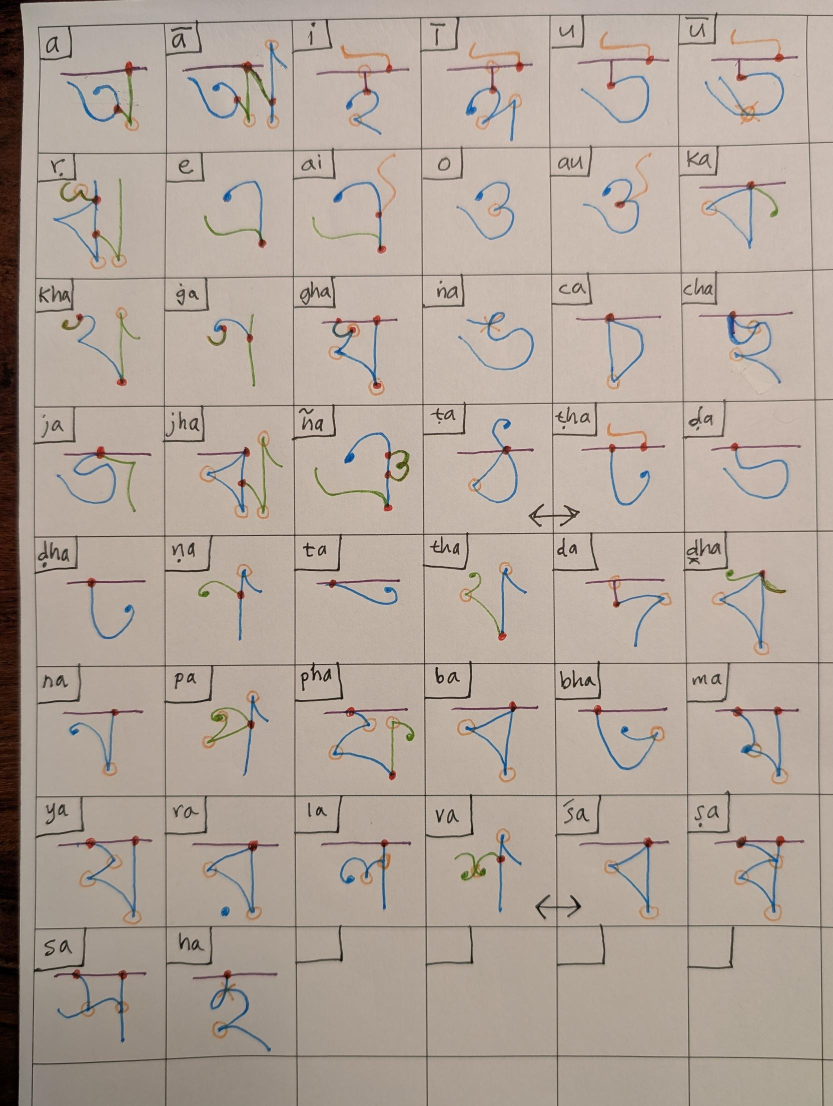
#> input picture scripts/script_analysis/hand_charts/bengali/page1.jpg, 1666 x 2212 px, given in place of top.jpg, which was not available (shown at 1/2 size)
$ python run2.py
#> lines starting #> are read from the running program, lines starting #| are printed output that depends on the picture; after the words box and inside, x2 and y2 are one past the last pixel; in counts of white or black regions, pixels touching at a corner belong together
### scripts/script_analysis/hand_charts/bengali/grid.py
import cv2, numpy as np
ROWS=[33,301,551,808,1069,1330,1592,1853,2112]; COLS=[71,329,587,848,1108,1366,1633]
NAMES="a ā i ī u ū ṛ e ai o au ka kha ga gha ṅa ca cha ja jha ña ṭa ṭha ḍa ḍha ṇa ta tha da dha na pa pha ba bha ma ya ra la va śa ṣa sa ha".split()
SWAPS=[("ṭa","ṭha"),("va","śa")]       # the user swapped these drawings between cells (two-headed arrows)
def cell_box(i,inset=7):
    r,c=divmod(i,6); return COLS[c]+inset,ROWS[r]+inset,COLS[c+1]-inset,ROWS[r+1]-inset
# [21 lines left out: functions page_masks, clean, not called in this run]


def lab_masks(im):
    """Ink classes from Lab colour relative to the local paper (robust to uneven lighting)."""
    lab=cv2.cvtColor(im,cv2.COLOR_BGR2LAB).astype(np.float32)
    bg=np.stack([cv2.medianBlur(lab[...,k].astype(np.uint8),61).astype(np.float32) for k in range(3)],-1)
    d=lab-bg; L,a,b=d[...,0],d[...,1],d[...,2]; ch=np.hypot(a,b)
    ink=(L<-22)
    m={}
    m["red"]=ink&(a>12)&(L<-55)&(b>-6)&(b<34)
    m["green"]=ink&(a<-7)&(b>8)
    m["blue"]=(L<-13)&(b<-8)&(a<5)&(a>-22)
    m["orange"]=(L<-12)&(a>3)&(b>12)&~m["red"]
    m["purple"]=ink&(a>4)&(b<6)&(b>-12)&(ch>6)&~m["red"]&~m["blue"]
    return {k:cv2.morphologyEx(v.astype(np.uint8),cv2.MORPH_OPEN,np.ones((2,2),np.uint8)) for k,v in m.items()}


from skimage.filters import apply_hysteresis_threshold as _hyst
def soft_masks(im):
    """Hysteresis version of lab_masks: faint pixels count when connected to confident ones."""
    lab=cv2.cvtColor(im,cv2.COLOR_BGR2LAB).astype(np.float32)
    bg=np.stack([cv2.medianBlur(lab[...,k].astype(np.uint8),61).astype(np.float32) for k in range(3)],-1)
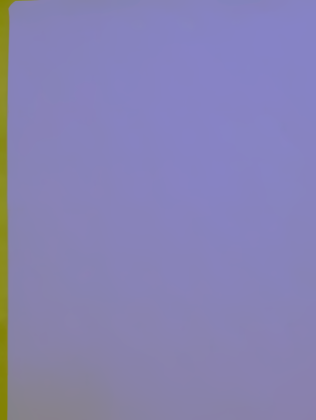
#> bg: shape (1677, 1263, 3) float32 (shown at 1/4 size); mean B, G, R 179.2, 128.9, 133.1
    d=lab-bg; L,a,b=d[...,0],d[...,1],d[...,2]
#> after `L, a, b = (d[..., 0], d[..., 1], d[..., 2])`:
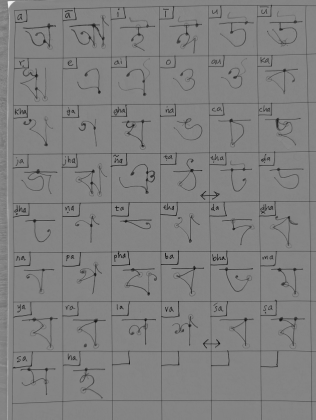
#> L: shape (1677, 1263) float32 (shown at 1/4 size); min -174, max 161, mean -5.3; drawn with min black and max white
#> after `L, a, b = (d[..., 0], d[..., 1], d[..., 2])`:
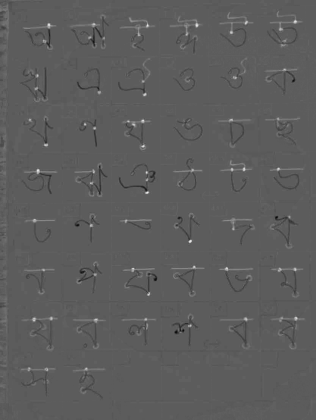
#> a: shape (1677, 1263) float32 (shown at 1/4 size); min -28, max 49, mean 0.1; drawn with min black and max white
#> after `L, a, b = (d[..., 0], d[..., 1], d[..., 2])`:
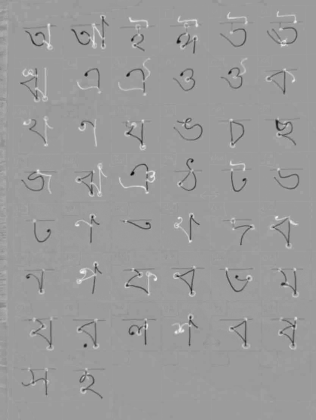
#> b: shape (1677, 1263) float32 (shown at 1/4 size); min -55, max 35, mean -0.2; drawn with min black and max white
    m=lab_masks(im)
#> in lab_masks, `ink=(L<-22)`:
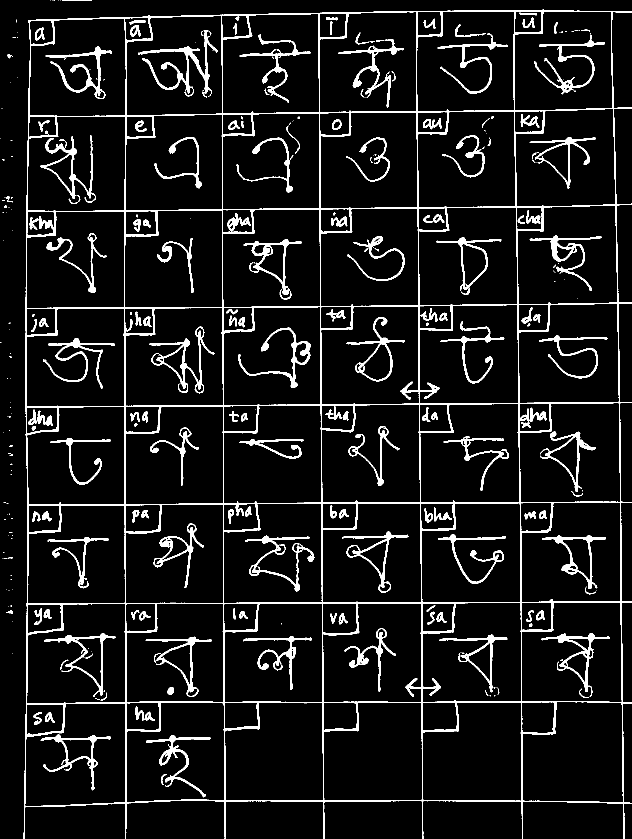
#> ink: shape (1677, 1263) bool (shown at 1/2 size); 7.9% white; 322 white regions (150 under 20 px), largest, box (x1, y1, x2, y2) and area: (47, 18, 1263, 1677) 73174, (276, 61, 436, 194) 3134, (299, 653, 429, 787) 2377
#> m = 5 items
    dark=(L<-9)
#> dark: shape (1677, 1263) bool; 10.2% white; 693 white regions (476 under 20 px), largest, box (x1, y1, x2, y2) and area: (47, 18, 1263, 1677) 92549, (276, 60, 436, 196) 3940, (677, 64, 808, 215) 3247
    blue_s=np.where(dark&(a<6)&(a>-24),-b,0); blue_s=np.maximum(blue_s,np.where((L<-50)&(b<-4)&(a<6)&(a>-24),9,0)); green_s=np.where(dark&(a<-2),b,0); purple_s=np.where(dark&(a>2)&(b<8)&(b>-14),a,0)
    out=dict(m)
#> out = 5 items
    out["blue"]=_hyst(blue_s,7,13).astype(np.uint8)&(~(m["green"]>0)).astype(np.uint8)
    out["green"]=_hyst(green_s,8,15).astype(np.uint8)
    out["purple"]=_hyst(purple_s,4.5,8).astype(np.uint8)&(~(m["blue"]>0)).astype(np.uint8)
    orange_s=np.where((L<-8)&(a>2)&(b>7)&(a<30),b,0)
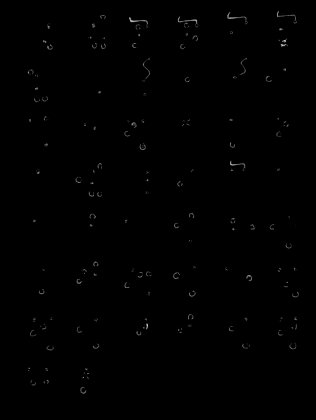
#> orange_s: shape (1677, 1263) float32 (shown at 1/4 size); min 0, max 34, mean 0.1; drawn with min black and max white
    out["orange"]=_hyst(orange_s,10,17).astype(np.uint8)&(~(m["red"]>0)).astype(np.uint8)
    return out

### scripts/script_analysis/hand_charts/bengali/extract.py
import os
import cv2, numpy as np, json, math
from grid import *; from trace import *
W,Hh=240,236
def plen(P): return sum(math.dist(a,b) for a,b in zip(P,P[1:]))
def blobs(m,minarea):
    n,lab,st,cen=cv2.connectedComponentsWithStats(m.astype(np.uint8),8)
    return [(i,st[i],cen[i]) for i in range(1,n) if st[i,4]>=minarea]
def join_gaps(strokes,maxgap=34):
    """join stroke ends of the same colour across short gaps when they point at each other"""
    changed=True
    while changed:
        changed=False
        for i in range(len(strokes)):
            for j in range(len(strokes)):
                if i>=j: continue
                A,B=strokes[i],strokes[j]
                for ea in (0,-1):
                    for eb in (0,-1):
                        pa,pb=A[ea],B[eb]; g=math.dist(pa,pb)
                        if g>maxgap or g<0.5:
                            if g<0.5: pass
                            else: continue
                        ta=tang([(p[1],p[0]) for p in A],ea,6); tb=tang([(p[1],p[0]) for p in B],eb,6)
                        v=np.array([pb[0]-pa[0],pb[1]-pa[1]],float); n=np.linalg.norm(v)
                        if n<1e-6: ok=True
                        else:
                            v/=n; ok=float(np.dot(ta,v))>0.8 and float(np.dot(tb,-v))>0.8 and float(np.dot(ta,-tb))>0.4
                        if ok:
                            a=A if ea==-1 else A[::-1]; b=B if eb==0 else B[::-1]
                            strokes[i]=a+b; strokes.pop(j); changed=True; break
                    if changed: break
                if changed: break
            if changed: break
    return strokes
def extract_cell(i,M,box=None):
    x0,y0=(box if box else cell_box(i)[:2]); sub={k:v[y0:y0+Hh,x0:x0+W] for k,v in M.items()}
    out={"strokes":[],"reds":[],"rings":[],"crosses":[],"accents":[]}
    for k,role in (("purple","struct"),("blue","body"),("green","second")):
        ss=[rdp(s,1.6) for s in trace_mask(sub[k]) ]; ss=[s for s in ss if plen(s)>=16]
        ss=join_gaps(ss,40)
        if k=="purple":      # spurs and halos around the red dots are not strokes: keep long strokes, and vertical short descenders
            def keep(s):
                xs=[p[0] for p in s]; ys=[p[1] for p in s]; diag=math.hypot(max(xs)-min(xs),max(ys)-min(ys))
                return diag>=34 or (diag>=26 and max(xs)-min(xs)<8)
            ss=[s for s in ss if keep(s)]
        out["strokes"]+= [{"role":role,"pts":[[round(x,1),round(y,1)] for x,y in s]} for s in ss]
    out["_snap"]=True
    out["balls"]=[]
    for k in ("blue","green"):
        mk=cv2.morphologyEx(sub[k].astype(np.uint8),cv2.MORPH_OPEN,np.ones((2,2),np.uint8)); dt=cv2.distanceTransform(mk,cv2.DIST_L2,5)
        # a ball terminal: a thick blob (radius >= 4.3 px; ordinary strokes are ~2.5-3.5) at the end of a stroke
        n,lab,st,cen=cv2.connectedComponentsWithStats((dt>=4.3).astype(np.uint8),8)
        for i_ in range(1,n):
            if st[i_,4]>=6: out["balls"].append([round(float(cen[i_][0]),1),round(float(cen[i_][1]),1),k])
    for i_,st,c in blobs(cv2.morphologyEx(sub["red"],cv2.MORPH_CLOSE,np.ones((3,3),np.uint8)),22): out["reds"].append([round(float(c[0]),1),round(float(c[1]),1),int(st[4])])
    om=cv2.morphologyEx(sub["orange"].astype(np.uint8),cv2.MORPH_CLOSE,cv2.getStructuringElement(cv2.MORPH_ELLIPSE,(5,5)))
    for i_,st,c in blobs(om,18):
        w,h,area=st[2],st[3],st[4]; comp=(cv2.connectedComponents(om)[1]==i_).astype(np.uint8)
        sk=skeletonize(comp>0).astype(np.uint8); length=int(sk.sum())
        cnts,hier=cv2.findContours(comp,cv2.RETR_CCOMP,cv2.CHAIN_APPROX_SIMPLE); has_hole=hier is not None and any(h_[3]>=0 for h_ in hier[0])
        ring=(0.55<w/max(h,1)<1.8) and 12<=max(w,h)<=52 and (area<0.62*w*h or has_hole)
        if not (ring and has_hole) and (max(w,h)>=48 or length>=55):
            tr=[rdp(s,1.6) for s in trace_mask(comp,close=5,prune_len=8)]; tr=[s for s in tr if plen(s)>=18]
            for s in tr:
                Ls=plen(s); xs_=[p[0] for p in s]; ys_=[p[1] for p in s]
                if math.dist(s[0],s[-1])<0.3*Ls or max(max(xs_)-min(xs_),max(ys_)-min(ys_))<45:      # a closed loop or a short bit: an orange ring, not an accent stroke
                    out["rings"].append([round((min(xs_)+max(xs_))/2,1),round((min(ys_)+max(ys_))/2,1),int(max(max(xs_)-min(xs_),max(ys_)-min(ys_)))])
                else: out["accents"].append({"role":"accent","pts":[[round(x,1),round(y,1)] for x,y in s]})
        elif ring: out["rings"].append([round(float(c[0]),1),round(float(c[1]),1),int(max(w,h))])
        else: out["crosses"].append([round(float(c[0]),1),round(float(c[1]),1),int(max(w,h))])
    hints=[(r[0],r[1],r[2]) for r in out["rings"]]+[(r[0],r[1],r[2]) for r in out["crosses"]]
    if hints and os.environ.get('ACUTE','1')=='1':        # re-trace blue/green with the rings as acute-tip hints (two strokes meeting tangentially, not a 3-way fork)
        import trace as _T; _T.FIRED.clear(); old=out["strokes"]
        keep=[s for s in out["strokes"] if s["role"] not in ("body","second")]; new=[]
        for k,role in (("blue","body"),("green","second")):
            ss=[rdp(s,1.6) for s in trace_mask(sub[k],hints=hints)]; ss=[s for s in ss if plen(s)>=16]; ss=join_gaps(ss,40)
            new+=[{"role":role,"pts":[[round(x,1),round(y,1)] for x,y in s]} for s in ss]
        out["strokes"]=keep+new if _T.FIRED else old      # only letters where the acute-tip rule fired take the re-trace
        out["acute"]=[list(p) for p in _T.FIRED]
    # snap stroke ends that stop short of a red dot onto it (the dot hides the ink under it), then re-join same-colour strokes that meet there
    for rx,ry,_ in out["reds"]:
        for s in out["strokes"]:
            for e_ in (0,-1):
                p=s["pts"][e_]
                if 2<math.dist(p,(rx,ry))<24: s["pts"].insert(0 if e_==0 else len(s["pts"]),[rx,ry])
    for role in ("struct","body","second"):
        grp=[s["pts"] for s in out["strokes"] if s["role"]==role]; rest=[s for s in out["strokes"] if s["role"]!=role]
        grp=join_gaps(grp,6); out["strokes"]=rest+[{"role":role,"pts":g} for g in grp]
    out.pop("_snap")
    return out
# [12 lines left out: function extra_accents, not called in this run]
# [6 lines that do not run on import are left out]

### scripts/script_analysis/hand_charts/bengali/trace.py
import cv2, numpy as np, math
from skimage.morphology import skeletonize
from grid import *
NB=[(-1,-1),(-1,0),(-1,1),(0,-1),(0,1),(1,-1),(1,0),(1,1)]
def rdp(P,eps):
    if len(P)<3: return P
    a=np.array(P[0]);b=np.array(P[-1]);ab=b-a;n=np.linalg.norm(ab)
    d=[abs(ab[0]*(p[1]-a[1])-ab[1]*(p[0]-a[0]))/n if n>0 else np.linalg.norm(np.array(p)-a) for p in P[1:-1]]
    k=int(np.argmax(d))
    if d[k]>eps: return rdp(P[:k+2],eps)[:-1]+rdp(P[k+1:],eps)
    return [P[0],P[-1]]
def skel_graph(sk):
    """Return list of edges (pixel paths) between nodes (deg!=2) of a skeleton image."""
    ys,xs=np.nonzero(sk); S=set(zip(ys.tolist(),xs.tolist()))
    def nbrs(p): return [(p[0]+dy,p[1]+dx) for dy,dx in NB if (p[0]+dy,p[1]+dx) in S]
    deg={p:len(nbrs(p)) for p in S}
    nodes={p for p,d in deg.items() if d!=2}
    seen=set(); edges=[]
    for n0 in nodes:
        for q in nbrs(n0):
            if (n0,q) in seen: continue
            path=[n0,q]; prev=n0; cur=q
            while cur not in nodes:
                nx=[r for r in nbrs(cur) if r!=prev]
                if not nx: break
                prev,cur=cur,nx[0]; path.append(cur)
            seen.add((n0,q)); seen.add((cur,path[-2]))
            edges.append(path)
    # isolated loops (no nodes)
    return edges,deg
def prune(sk,minlen):
    """remove spurs (edges ending in a degree-1 pixel that are shorter than minlen)"""
    for _ in range(3):
        edges,deg=skel_graph(sk); ch=False
        for e in edges:
            if len(e)<minlen and (deg[e[0]]==1 or deg[e[-1]]==1) and (deg[e[0]]>2 or deg[e[-1]]>2):
                for p in e[1:-1] if deg[e[0]]>2 and deg[e[-1]]>2 else (e[:-1] if deg[e[0]]==1 else e[1:]): sk[p]=0
                ch=True
        if not ch: break
    return sk
def tang(path,end,k=7):
    """unit direction leaving `end` (0 or -1) along the path"""
    pts=path if end==0 else path[::-1]; q=pts[min(k,len(pts)-1)]; p=pts[0]
    v=np.array([q[1]-p[1],q[0]-p[0]],float); n=np.linalg.norm(v); return v/n if n else v
def pair_edges(edges,deg):
    """merge edges that meet at nodes: at degree-2/3/4 nodes join straightest pairs (angle<40deg)"""
    by_node={}
    for i,e in enumerate(edges):
        for end in (0,-1): by_node.setdefault(e[end],[]).append((i,end))
    link={}   # (edge,end)->(edge,end)
    for node,lst in by_node.items():
        if len(lst)<2: continue
        cand=[]
        for a in range(len(lst)):
            for b in range(a+1,len(lst)):
                (i,ei),(j,ej)=lst[a],lst[b]
                if i==j: continue
                ta,tb=tang(edges[i],ei),tang(edges[j],ej); cosang=float(np.dot(ta,tb))      # straight continuation = tangents opposite (-1)
                cand.append((cosang,lst[a],lst[b]))
        cand.sort(key=lambda t:t[0]); used=set()
        for cosang,A,B in cand:
            if cosang>-0.62: break                    # more than ~52 degrees off straight: not a continuation
            if A in used or B in used: continue
            link[A]=B; link[B]=A; used.add(A); used.add(B)
    return link
def merge(edges,link):
    used=set(); strokes=[]
    for i in range(len(edges)):
        if i in used: continue
        # walk backwards to the start of the chain
        cur=(i,0);
        # find chain start
        start=(i,0); seenc=set([i])
        while start in link:
            j,ej=link[start]
            if j in seenc: break
            seenc.add(j); start=(j,1-0 if ej==0 else 0) if False else (j,(-1 if ej==0 else 0));
        # now walk forward from `start` (leaving through the opposite end of start's edge)
        path=[]; e,ent=start; guard=0
        while True:
            used.add(e); P=edges[e];
            seg=P if ent==0 else P[::-1]
            path+=seg if not path else seg[1:]
            exit_end=-1 if ent==0 else 0
            nxt=link.get((e,exit_end))
            if not nxt or nxt[0] in used: break
            e,ent_=nxt; ent=0 if ent_==0 else -1; guard+=1
            if guard>60: break
        strokes.append(path)
    return strokes
FIRED=[]
def acute_tips(edges,deg,hints,maxstub=45):
    """An orange ring marks two strokes meeting at a very acute tip.  Their fused ink skeletonises as a short stub (tip end of degree 1) running to a
    degree-3 node: three branches that look like one fork.  Replace stub + the two arms by ONE stroke that goes arm A -> tip -> arm B."""
    for hx,hy,*r in hints:
        if (hx,hy) in FIRED: continue
        R=max(r[0]/2 if r else 0,8)+14
        for si,s in enumerate(edges):
            for tip_end in (0,-1):
                tip=s[tip_end]; node=s[-1 if tip_end==0 else 0]
                if deg.get(tip)!=1 or deg.get(node) not in (3,4) or len(s)>maxstub or math.dist((tip[1],tip[0]),(hx,hy))>R: continue
                arms=[(i,e) for i,x in enumerate(edges) if i!=si for e in (0,-1) if x[e]==node]
                if len(arms)!=2: continue
                (ia,ea),(ib,eb)=arms
                if ia==ib: continue
                if float(np.dot(tang(edges[ia],ea,12),tang(edges[ib],eb,12)))<0.15: continue      # a tangent tip: both arms leave the node on the same side
                A=edges[ia] if ea==-1 else edges[ia][::-1]      # arm A running INTO the node
                B=edges[ib] if eb==0 else edges[ib][::-1]       # arm B running OUT of the node
                stub=s if tip_end==-1 else s[::-1]              # node -> tip ... ; build node->tip
                stub=stub[::-1] if stub[0]!=node else stub
                tipp=stub[-1]; cut=len(stub)+6                                  # two strokes meeting at the tip, as a thin V: each arm is trimmed back past the fused stub, then runs straight to the tip
                def trim(P,keep_end):
                    P=list(P); n=0
                    while len(P)>3 and n<cut:
                        n+=1; (P.pop() if keep_end else P.pop(0))
                    return P
                A2=trim(A,True)+[tipp]; B2=[tipp]+trim(B,False)
                # the fused stub is shared by both arms: let the less-straight arm LEAVE THE TIP at once, so the two strokes touch only at the tip (no shared run)
                uv=np.array([node[0]-tipp[0],node[1]-tipp[1]],float); uv/=max(np.linalg.norm(uv),1e-6)
                def away(P,k): v=np.array([P[min(k,len(P)-1)][0]-tipp[0],P[min(k,len(P)-1)][1]-tipp[1]],float); return v/max(np.linalg.norm(v),1e-6)
                Aout=A2[::-1]; Bout=B2
                if float(np.dot(away(Aout,cut+4),uv))>=float(np.dot(away(Bout,cut+4),uv)): stem,other,flip=Aout,Bout,False
                else: stem,other,flip=Bout,Aout,True
                su=away(stem,cut+4)
                for j in range(1,len(other)):
                    v=np.array([other[j][0]-tipp[0],other[j][1]-tipp[1]],float); d=np.linalg.norm(v)
                    if d>=cut+4 and abs(su[0]*v[1]-su[1]*v[0])>=0.3*d: other=[tipp]+other[j:]; break
                if flip: A2=other[::-1]
                else: B2=other
                for k in sorted({si,ia,ib},reverse=True): edges.pop(k)
                edges.append(A2); edges.append(B2); deg[tipp]=2; FIRED.append((hx,hy)); return True
    return False
def trace_mask(m,close=9,prune_len=10,hints=None):
    m=cv2.morphologyEx((m>0).astype(np.uint8),cv2.MORPH_CLOSE,cv2.getStructuringElement(cv2.MORPH_ELLIPSE,(close,close)))
    m=cv2.dilate(m,np.ones((3,3),np.uint8))
    sk=skeletonize(m>0).astype(np.uint8); sk=prune(sk,prune_len)
    edges,deg=skel_graph(sk)
    for _ in range(6):
        if not (hints and acute_tips(edges,deg,hints)): break
    link=pair_edges(edges,deg); strokes=merge(edges,link)
    return [[(float(p[1]),float(p[0])) for p in s] for s in strokes if len(s)>=8]

### scripts/script_analysis/hand_charts/bengali/run2.py
import cv2, numpy as np, json
from grid import *; import extract
K=0.758
PH={"top":dict(cols=[55,401,743,1085,1428,1775,2129],rows=[46,397,742,1087],row0=0),
    "bot":dict(cols=[106,448,786,1122,1459,1798,2143],rows=[281,620,958,1297],row0=4)}
ims={};Ms={};cells={}
for f,p in PH.items():
    im=cv2.resize(cv2.imread(f+".jpg"),None,fx=K,fy=K,interpolation=cv2.INTER_AREA); ims[f]=im; cv2.imwrite(f+"_s.png",im)
    Ms[f]=soft_masks(im)
    for r,y in enumerate(p["rows"]):
        for c in range(6):
            idx=(p["row0"]+r)*6+c
            if idx<len(NAMES): cells[NAMES[idx]]=(f,int(p["cols"][c]*K)+7,int(y*K)+7)
json.dump(cells,open("cells.json","w"),ensure_ascii=False)
raw={}
for n,(f,x0,y0) in cells.items():
#> (the run stopped early here; a loop or call above may not have finished)
